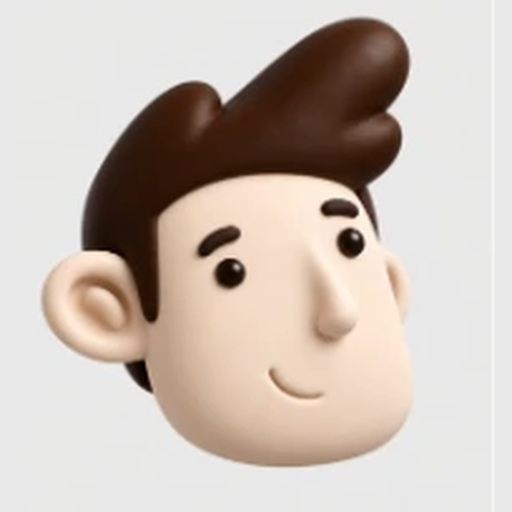
#> input picture tools/face-styles/ref/clay-input-1024.png, 1024 x 1024 px, given in place of felt.png, which was not available (shown at 1/2 size)
$ python feltcompare.py ../../../face-styles/ref/clay-input-1024.png ../../claudefit/latest-compare.png out.png
#> lines starting #> are read from the running program, lines starting #| are printed output that depends on the picture
# feltcompare.py BEFORE.png AFTER.png OUT.png : the felt tile, the felt skin before the fit
# (the procedural felt mode on the clay rig) and after (the fitted felt rig), each with the
# page's backdrop plate behind it, and the per-pixel error of each (white = 48 levels off).
import sys, json
import numpy as np
from PIL import Image, ImageDraw
ref = Image.open("felt.png").convert("RGB").resize((802, 862), Image.LANCZOS)
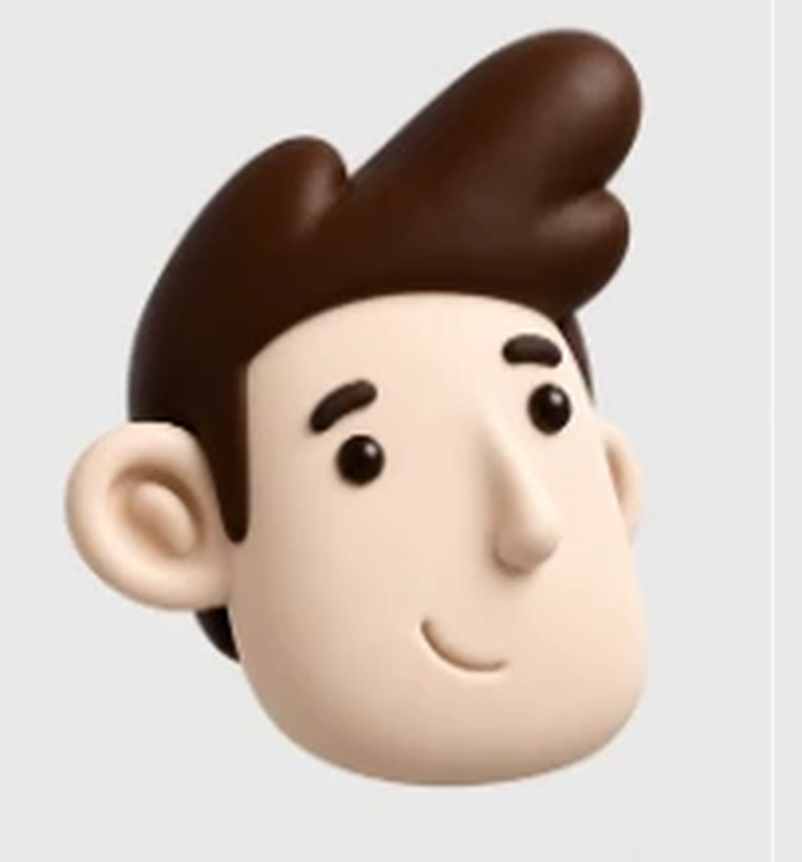
#> ref: PIL image 802x862 RGB; mean R, G, B 201.7, 189.9, 181.5
R = np.asarray(ref).astype(int)
#> (the run stopped early here; a loop or call above may not have finished)

$ run again, on tools/face3d/claudefit/latest-compare.png
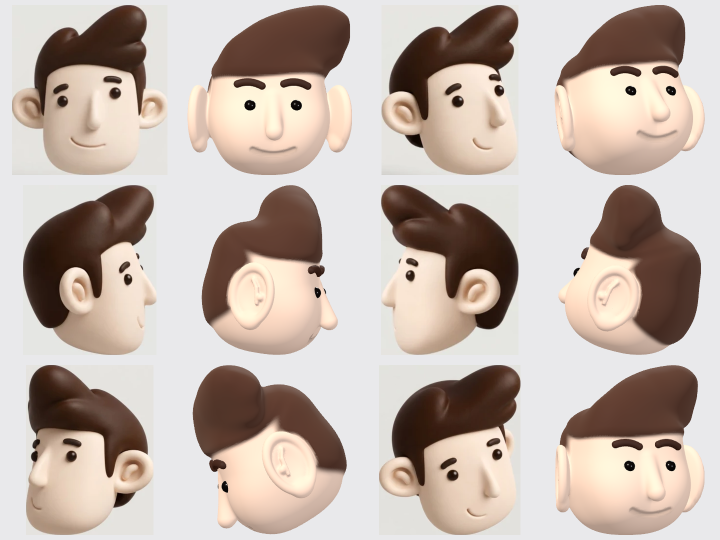
#> input picture tools/face3d/claudefit/latest-compare.png, 1440 x 1080 px, given in place of felt.png, which was not available (shown at 1/2 size)
#> `ref = Image.open("felt.png").convert("RGB").resize((802, 862), Image.L..`:
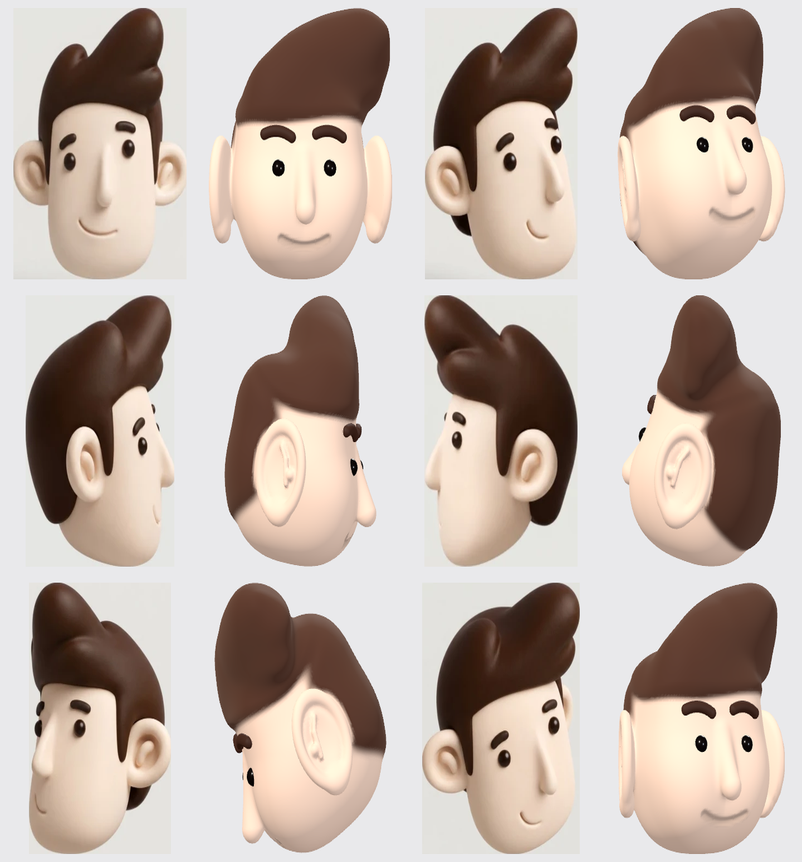
#> ref: PIL image 802x862 RGB; mean R, G, B 194.4, 180.6, 171.9
